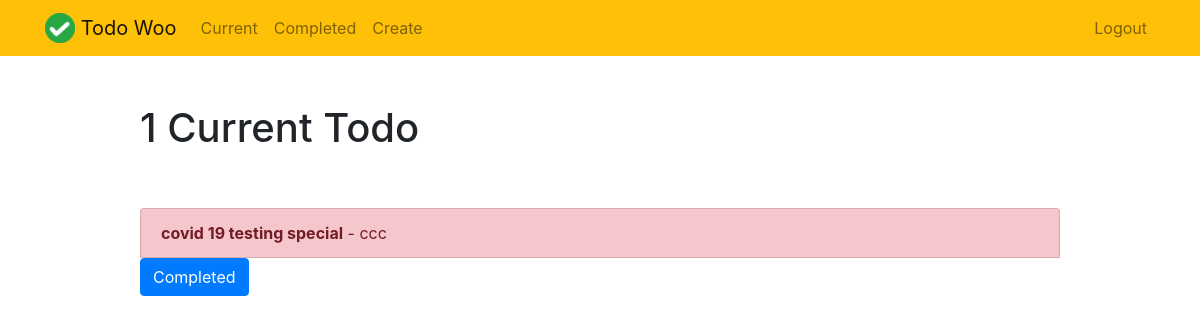
/current/ (signed in), run on an earlier commit of the app's database.
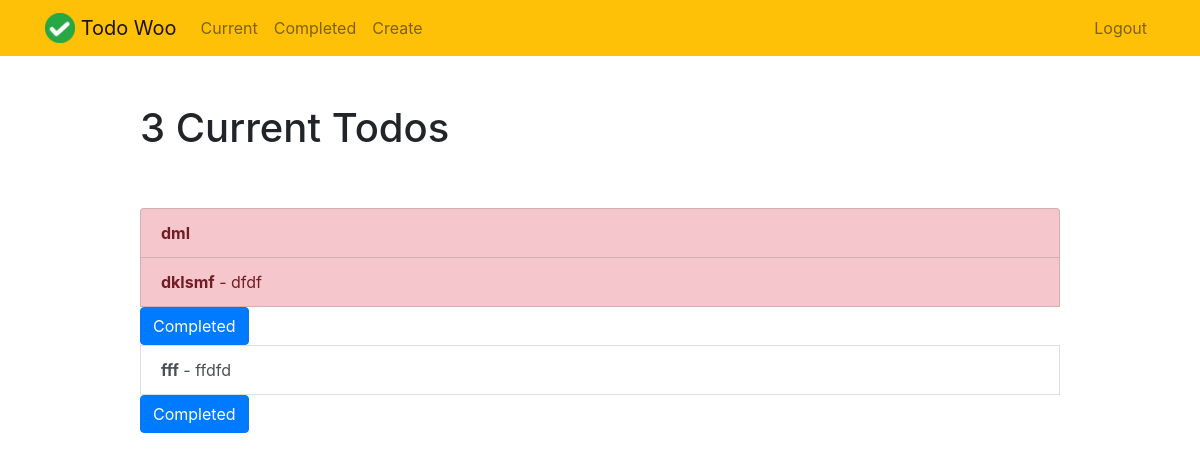
And on a later commit of the database.
### todo/models.py (models this page shows)
class Todo(models.Model):
    title = models.CharField(max_length=200)
    memo = models.TextField(blank=True)
    created = models.DateTimeField(auto_now_add=True)
    datecompleted = models.DateTimeField(null=True, blank=True)
    important = models.BooleanField(default=False)
    user = models.ForeignKey(User, on_delete=models.CASCADE)
    def __str__(self):
        return self.title

### todo/views.py (the view)
# urls.py: path('current/', views.currenttodos, name='currenttodos'),
@login_required
def currenttodos(request):
    todos = Todo.objects.filter(user=request.user, datecompleted__isnull=True)
    print(todos)
    return render(request, 'todo/currenttodos.html', {'todos': todos})

### todo/templates/todo/currenttodos.html (shortened to what this page needs)
{% extends "todo/base.html" %}
{% block content %}
    <div class="row justify-content-center mt-5">
        <div class="col-md-10">
            {% if todos %}
                 <h1>{{ todos.count }} Current Todo{{ todos.count|pluralize }}</h1>
            {% else %}
                           <h1>Current Todos</h1>
            {% endif %}
        </div>
    </div>
    <div class="row justify-content-center mt-5">
        <div class="col-md-10">
        {% if todos %}
            <div class="list-group">
                {% for todo in todos %}
                    <a href="{% url 'viewtodo' todo.id %}" class="list-group-item list-group-item-action{% if todo.important %} list-group-item-danger{% endif %}"><b>{{ todo.title }}</b>{% if todo.memo %} - {{ todo.memo|truncatechars:31 }}<a href="{% url 'completetodo' todo.id%}"><button type="submit" class="btn btn-primary">Completed</button></a>{% endif %}</a>
                {% endfor %}
            </div>
        {% endif %}
        </div>
    </div>
{% endblock %}

### todo/templates/todo/base.html (shortened to what this page needs)
{% load static %}
<!doctype html>
<html lang="en">
<head>
    <link rel="stylesheet" href="https://stackpath.bootstrapcdn.com/bootstrap/4.4.1/css/bootstrap.min.css">
</head>
<body>
<nav class="navbar navbar-expand-md navbar-light bg-warning">
<div class="container">
    <a class="navbar-brand" href="{% url 'home' %}">
         <img src="{% static 'todo/logo.png' %}" width="30" height="30" class="d-inline-block align-top">
        <span>Todo Woo</span>
    </a>
    <div class="collapse navbar-collapse" id="navbarNav">
    {% if user.is_authenticated %}
        <ul class="navbar-nav mr-auto">
                <li class="nav-item {{ current }}">
                    <a class="nav-link" href="{% url 'currenttodos' %}">Current</a>
                </li>
                <li class="nav-item {{ completed }}">
                    <a class="nav-link" href="{% url 'completedtodos' %}">Completed</a>
                </li>
                <li class="nav-item {{ create }}">
                    <a class="nav-link" href="{% url 'createtodo' %}">Create</a>
                </li>
        </ul>
    {% endif %}
    <ul class="navbar-nav ml-auto">
            {% if user.is_authenticated %}
                <li class="nav-item">
                    <a href="#" onclick="$('#signOutBtn').click()" class="nav-link">Logout</a>
                </li>
            {% endif %}
        </ul>
    </div>
</div>
</nav>
<div class="container">
{% block content %}{% endblock %}
</div>
</body>
</html>

What changed in the data, as far as the page shows it:
removed Todo: title "covid 19 testing special", memo "ccc"
added Todo: title "dml"
added Todo: title "dklsmf", memo "dfdf"
added Todo: title "fff", memo "ffdfd", important False (drawn)
Also different on the page:
{{ todos.count }}: "1" → "3"
